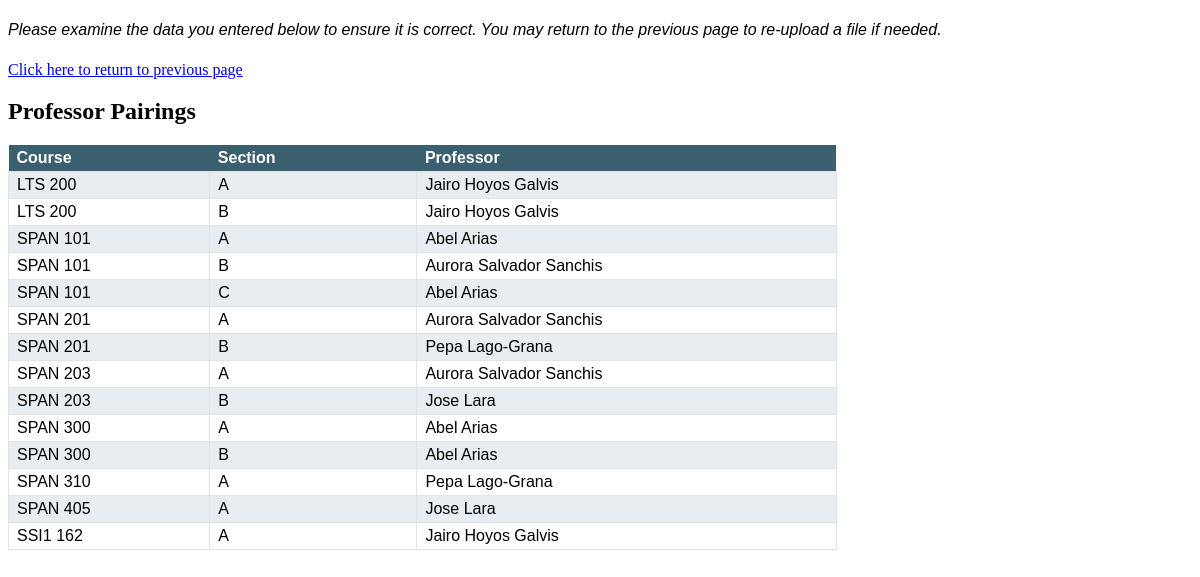
Screenshot of /generate_prof_pairings.php with the database file from the repository.
### tables this page shows
CREATE TABLE CourseScheduled (
    courseSchedID INTEGER PRIMARY KEY,
    subjectID INTEGER,
    courseID INTEGER,
    section TEXT,
    meetDays TEXT,
    meetTimes TEXT,
    endTimes TEXT,
    profID INTEGER,

    FOREIGN KEY (subjectID, courseID) REFERENCES Courses(subjectID, courseID),
    FOREIGN KEY (profID) REFERENCES Professors(profID)
);

CREATE TABLE Professors (
  profID INTEGER PRIMARY KEY,
  profName TEXT,
  numPreps INTEGER,
  numCourses INTEGER,
  canVote TEXT CHECK(canVote LIKE 'y' OR canVote LIKE 'n'),
  tenure TEXT CHECK(tenure LIKE 'y' OR tenure LIKE 'n')
);

### generate_prof_pairings.php (the view, shortened to what this page needs)
<?php
try{
  $db = new PDO('sqlite:./myDB/course_sched.db');
  $db -> setAttribute(PDO::ATTR_ERRMODE, PDO::ERRMODE_EXCEPTION);
  $best_score = -1;
  for($i = 0; $i < 1; $i = $i + 1){
    $db->exec('BEGIN;');
    $temp_score = 0;
    $query_str = "select * from CourseScheduled;";
    $result_set = $db->query($query_str);
    foreach($result_set as $tuple) {
      $query_str = "select * from PreferredCourses where profID = ".$tuple['profID']." and courseID = ".$tuple['courseID']." and subjectID = '".$tuple['subjectID']."';";
      $good_matches = $db->query($query_str);
      $good_matches_array = $good_matches->fetch(PDO::FETCH_ASSOC);
      if($good_matches_array && sizeof($good_matches_array) > 0){
        $temp_score = $temp_score + 1;
      }
    }
    if($temp_score > $best_score){
      $best_score = $temp_score;
      $db->exec('COMMIT;');
    }
    else{
      $db->exec('ROLLBACK;');
    }
  }
  ?>
  <!DOCTYPE html>
  <html>
  <head>
    <link rel="stylesheet" type="text/css" href="./table_style.css"/>
  </head>
  <body>
    <h4 class="instructions"> Please examine the data you entered below to ensure it is
      correct. You may return to the previous page to re-upload a file if needed. </h4>
      <a href="index.php" >Click here to return to previous page</a>
      <h2>Professor Pairings</h2>
      <div class="container">
        <table class="table">
          <thead>
            <tr>
              <th>Course</th>
              <th>Section</th>
              <th>Professor</th>
            </tr>
          </thead>
          <tbody>
            <?php
            $query_str = "select * from courseScheduled natural join professors;";
            $result_set = $db->query($query_str);
            foreach ($result_set as $tuple) {
              $section_letter = chr($tuple['section'] + 65);
              printf("<tr><td>%s %s</td><td>%s</td><td>%s</td></tr>", $tuple['subjectID'], $tuple['courseID'], $section_letter, $tuple['profName'] );
            }
            ?>
          </tbody>
        </table>
      </div>
    </body>
    </html>
    <?php
}
catch(PDOException $e){
  die('Exception : ' .$e->getMessage());
}
?>

### table_style.css (style rules this page uses)
table { font-family: arial, sans-serif; border-collapse: collapse; width: 70%; }
table th { text-align: left; background-color: #3a6070; color: #FFF; padding: 4px 30px 4px 8px; }
table td { border: 1px solid #e3e3e3; padding: 4px 8px; }
table tr:nth-child(odd) td { background-color: #e7edf0; }
.instructions { font-family: "Indie Flower", cursive; font-family: sans-serif; font-style: italic; font-weight: normal; }

### rows the page displays
coursescheduled: subjectID "LTS", courseID "200", section "A", profID.profName "Jairo Hoyos Galvis"
coursescheduled: subjectID "LTS", courseID "200", section "B", profID.profName "Jairo Hoyos Galvis"
coursescheduled: subjectID "SPAN", courseID "101", section "A", profID.profName "Abel Arias"
coursescheduled: subjectID "SPAN", courseID "101", section "B", profID.profName "Aurora Salvador Sanchis"
coursescheduled: subjectID "SPAN", courseID "101", section "C", profID.profName "Abel Arias"
coursescheduled: subjectID "SPAN", courseID "201", section "A", profID.profName "Aurora Salvador Sanchis"
coursescheduled: subjectID "SPAN", courseID "201", section "B", profID.profName "Pepa Lago-Grana"
coursescheduled: subjectID "SPAN", courseID "203", section "A", profID.profName "Aurora Salvador Sanchis"
coursescheduled: subjectID "SPAN", courseID "203", section "B", profID.profName "Jose Lara"
coursescheduled: subjectID "SPAN", courseID "300", section "A", profID.profName "Abel Arias"
coursescheduled: subjectID "SPAN", courseID "300", section "B", profID.profName "Abel Arias"
coursescheduled: subjectID "SPAN", courseID "310", section "A", profID.profName "Pepa Lago-Grana"
coursescheduled: subjectID "SPAN", courseID "405", section "A", profID.profName "Jose Lara"
coursescheduled: subjectID "SSI1", courseID "162", section "A", profID.profName "Jairo Hoyos Galvis"
